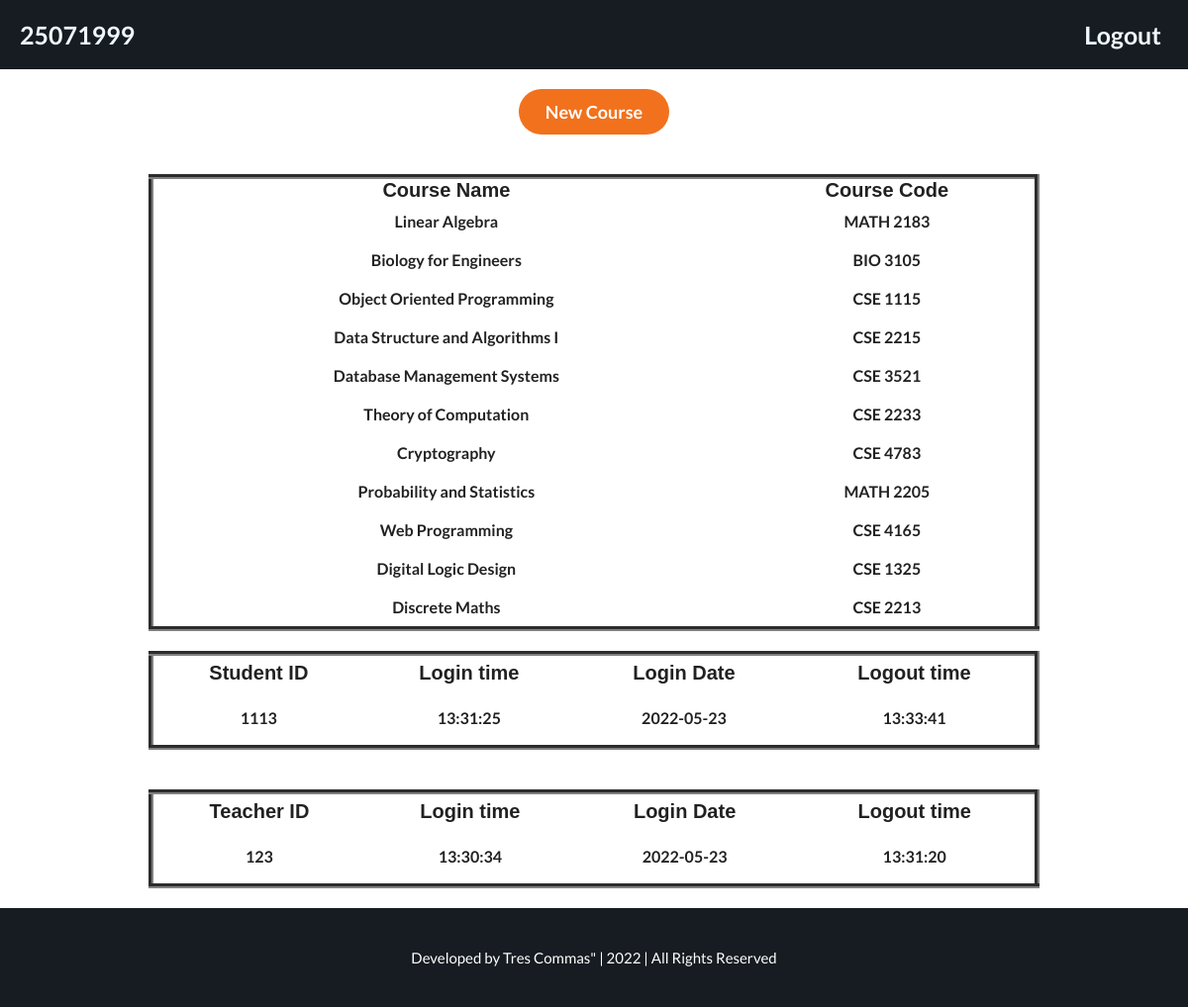
Screenshot of /admin.php (signed in) with the database file from the repository.
### tables this page shows
CREATE TABLE `all_courses` (
  `c_name` varchar(255) NOT NULL,
  `c_id` varchar(100) NOT NULL
);

CREATE TABLE `stu_log` (
  `student_id` int(9) NOT NULL,
  `s_login_time` time NOT NULL,
  `s_login_date` date NOT NULL,
  `s_logout_time` time NOT NULL
);

CREATE TABLE `teach_log` (
  `teacher_id` int(255) NOT NULL,
  `t_login_time` time NOT NULL,
  `t_login_date` date NOT NULL,
  `t_logout_time` time NOT NULL
);

### admin.php (the view, shortened to what this page needs)
<?php
include "db_connect.php";
$id=$_SESSION['admin_id'];
$query="SELECT * from all_courses";
$result=mysqli_query($conn,$query);
$query2="SELECT * from stu_log";
$result2=mysqli_query($conn,$query2);
$query3="SELECT * from teach_log";
$result3=mysqli_query($conn,$query3);
if (isset($_SESSION['admin_id']) && isset($_SESSION['ad_name'])) {
?>
<!DOCTYPE html>
<html lang="en">
<head>
    <link rel="stylesheet" href="admin.css">
    <link href="https://cdn.jsdelivr.net/npm/bootstrap@5.1.3/dist/css/bootstrap.min.css" rel="stylesheet">
    <link rel="stylesheet" href="https://cdnjs.cloudflare.com/ajax/libs/semantic-ui/2.4.1/semantic.min.css">
</head>
<body>
<nav class="navbar  navbar-expand-lg" id="itemstyle">
<a class="navbar-brand" id="logoutstyle"s href="#"><?php echo $id ?></a>
<div class="collapse navbar-collapse" id="navbarToggleExternalContent">
  <ul class="navbar-nav ms-auto">
    <li class="nav-item">
      <a class="nav-link" id="logoutstyle" href = 'logout.php'>Logout</a>
    </li>
  </ul>
</div>
</nav>
<br>
    <div class="pagebody">
        <div class="mid">
            <div class="c1">
                <button class="ui orange button large" id="buttonbox" onclick="window.location.href = 'admincourses.php';">New Course</button>
            </div>
            <br>
            <br>
            <div class="c2">
            <table  border="5px" align-content="center" width="900px" height="100px">
                    <tr>
                        <th>Course Name</th>
                        <th>Course Code</th>
                    </tr>
                    <?php
                        while ($info = $result->fetch_assoc()) {
                    ?>
                        <tr>
                            <?php
                                echo "<td>{$info['c_name']}</td>";
                                echo "<td>{$info['c_id']}</td>";
                            ?>
                        </tr>
                    <?php
                    }
                    ?>
                </table>
            </div>
            <div class="c2">
                <table  border="5px" align-content="center" width="900px" height="100px">
                <tr>
                        <th>Student ID</th>
                        <th>Login time</th>
                        <th>Login Date</th>
                        <th>Logout time</th>
                    </tr>
                    <?php
                        while ($row = $result2->fetch_assoc()) {
                    ?>
                        <tr>
                            <?php
                                echo "<td>{$row['student_id']}</td>";
                                echo "<td>{$row['s_login_time']}</td>";
                                echo "<td>{$row['s_login_date']}</td>";
                                echo "<td>{$row['s_logout_time']}</td>";
                            ?>
                        </tr>
                    <?php
                    }
                    ?>
                </table>
            </div>
            <div class="c2">
                <table  border="5px" align-content="center" width="900px" height="100px">
                <tr>
                        <th>Teacher ID</th>
                        <th>Login time</th>
                        <th>Login Date</th>
                        <th>Logout time</th>
                    </tr>
                    <?php
                        while ($row2 = $result3->fetch_assoc()) {
                    ?>
                        <tr>
                            <?php
                                echo "<td>{$row2['teacher_id']}</td>";
                                echo "<td>{$row2['t_login_time']}</td>";
                                echo "<td>{$row2['t_login_date']}</td>";
                                echo "<td>{$row2['t_logout_time']}</td>";
                            ?>
                        </tr>
                    <?php
                    }
                    ?>
                </table>
            </div>
        </div>
<br>
        <footer class="footer">
        <span id="fspan1">Developed by </span><span id="fspan2">Tres Commas"</span>  | 2022 | <span id="fspan1">All Rights Reserved</span>
    </footer>
    </div>
</body>
</html>
<?php
    }
    else{
        header("Location: welcome.php");
        exit();
   }
?>

### db_connect.php (shortened to what this page needs)
<html lang="en">
<head>
</head>
<body>
</body>
</html>

### admin.css (style rules this page uses)
* { margin: 0; padding: 0; }
.mid { display: flex; flex-direction: column; justify-content: center; align-items: center; width:100%; flex-grow: 1; }
.pagebody { text-align: center; display: flex; flex-direction: column;min-height: 100vh; }
#buttonbox { border-radius: 25px; width: 100%; margin: auto; font-size: 18px; }
span { margin: 4.5px; }
td { padding: 10px; font-weight: 200; }
th { font-family: 'Poppins', sans-serif; font-weight: 300; }
.footer { color:#fff; font-size: 15px; text-align: center; width:100%; height:100px; padding-top: 40px; background-color:rgb(22,28,33); }
#fspan1 { margin: 0; color: white; }
#fspan2 { margin: 0; }
tr { text-align: center; }
td { text-align: center; font-weight: bold; }
th { font-size: 20px; font-weight:bold; }
#itemstyle { background-color:rgb(22,28,33); height: 70px; }
#logoutstyle { font-weight: bold; font-size: 25px; color: aliceblue; transition-duration: 0.2s; margin: 0 20px; }

### rows the page displays
all_courses: c_name "Linear Algebra", c_id "MATH 2183"
all_courses: c_name "Biology for Engineers", c_id "BIO 3105"
all_courses: c_name "Object Oriented Programming", c_id "CSE 1115"
all_courses: c_name "Data Structure and Algorithms I", c_id "CSE 2215"
all_courses: c_name "Database Management Systems", c_id "CSE 3521"
all_courses: c_name "Theory of Computation", c_id "CSE 2233"
all_courses: c_name "Cryptography", c_id "CSE 4783"
all_courses: c_name "Probability and Statistics", c_id "MATH 2205"
all_courses: c_name "Web Programming", c_id "CSE 4165"
all_courses: c_name "Digital Logic Design", c_id "CSE 1325"
all_courses: c_name "Discrete Maths", c_id "CSE 2213"
stu_log: student_id "1113", s_login_time "13:31:25", s_login_date "2022-05-23", s_logout_time "13:33:41"
teach_log: teacher_id "123", t_login_time "13:30:34", t_login_date "2022-05-23", t_logout_time "13:31:20"

### other values shown
$id "25071999"
